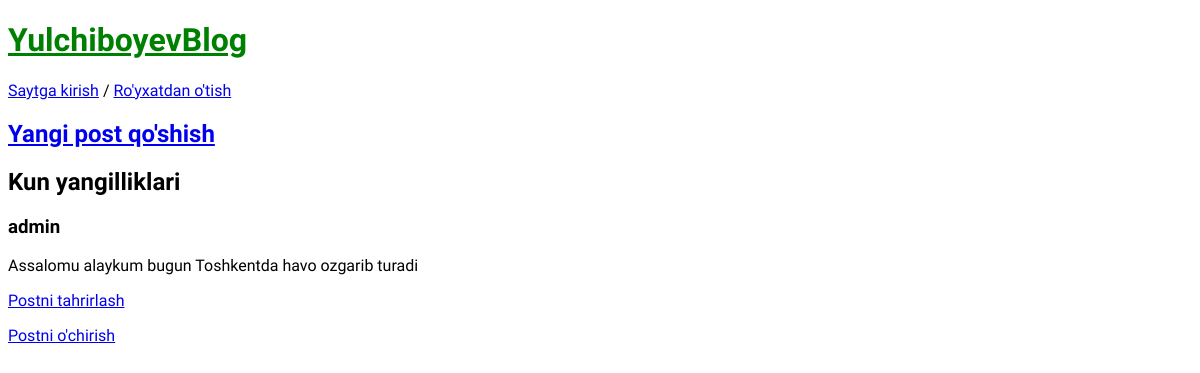
The app's page /post/1/ with its own data.
### blog/models.py (models this page shows, shortened)
class Post(models.Model):
    title = models.CharField(max_length=200)
    author = models.ForeignKey(
        'auth.User',
        on_delete=models.CASCADE,
    )
    body = models.TextField()

### blog/views.py (the view)
# urls.py: path('post/<int:pk>/', BlogDetailView.as_view(), name = 'detail'),
class BlogDetailView(DetailView):
    model = Post
    template_name = 'detail.html'

### templates/detail.html
{% extends 'base.html' %}
{% block content %}
    <div class="post-entry">
        <h2>
            {{post.title}}
        </h2>
        <h3>
            {{post.author}}
        </h3>
        <p>
            {{post.body}}
        </p>
    </div>
<p><a href="{% url 'edit' post.pk %}">Postni tahrirlash</a></p>
<p><a href="{% url 'delete' post.pk %}">Postni o'chirish</a></p>
{% endblock content %}

### static/css/base.css (style rules this page uses)
body { font-family: 'Montserrat', sans-serif; font-family: 'Signika Negative', sans-serif; font-family: 'Sofia Sans', sans-serif; font-family: 'Sofia Sans Semi Condensed', sans-serif; }

### records on screen
Post: title "Kun yangilliklari", author "admin", body "Assalomu alaykum bugun Toshkentda havo ozgarib turadi"
